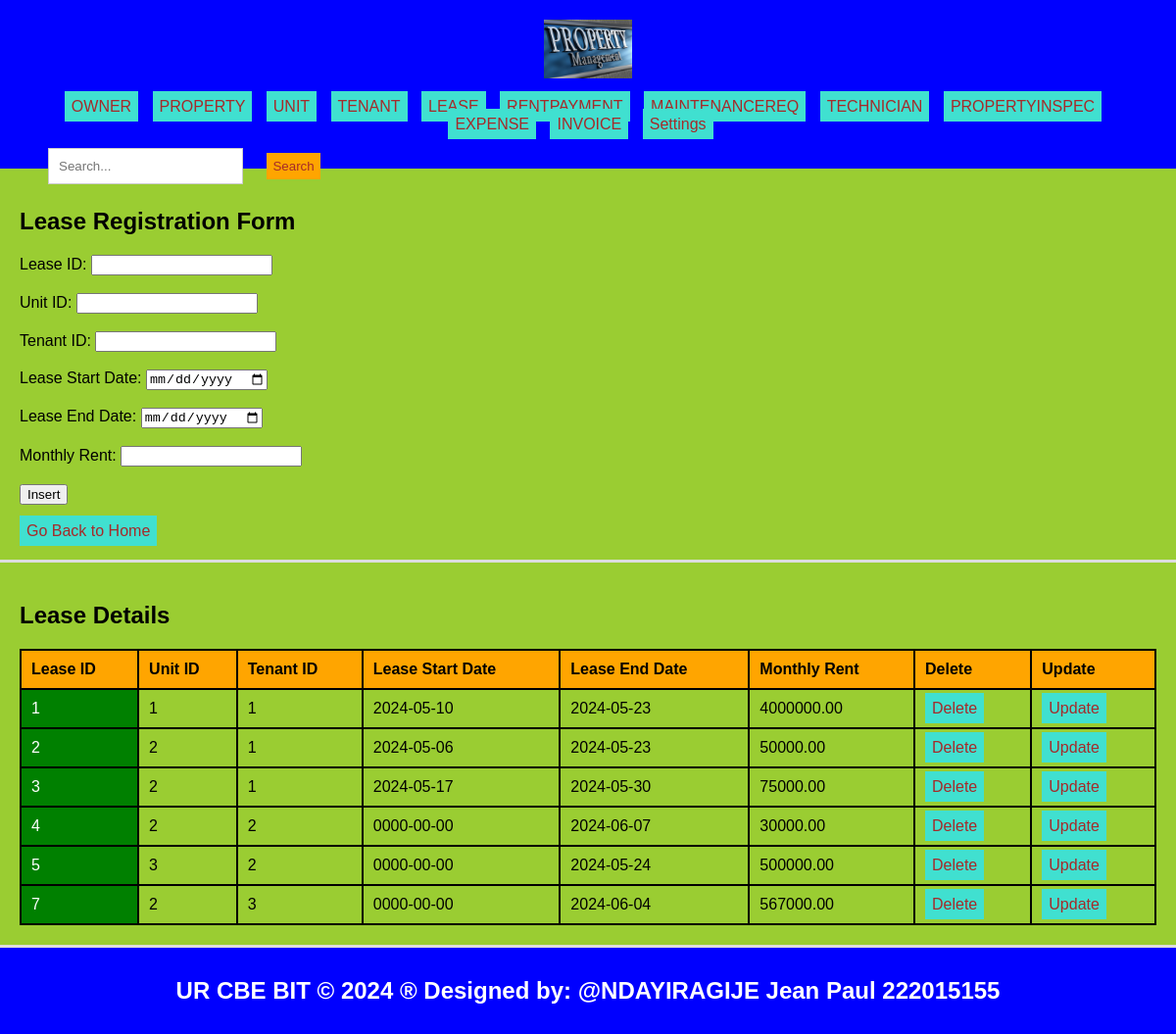
The page /lease.php on the database its author committed.
### tables this page shows
CREATE TABLE `leases` (
  `Lease_id` int(11) NOT NULL,
  `Unit_id` int(11) DEFAULT NULL,
  `Tenant_id` int(11) DEFAULT NULL,
  `Lease_start_date` date DEFAULT NULL,
  `Lease_end_date` date DEFAULT NULL,
  `Monthly_rent` decimal(10,2) DEFAULT NULL
);

### lease.php (the view, shortened to what this page needs)
<!DOCTYPE html>
<html lang="en">
<head>
  <link rel="stylesheet" type="text/css" href="style.css">
</head>
<body style="background-color: yellowgreen;">
  <header>
    <div>
      <img src="./Images/a.jpg" width="90" height="60" alt="Logo">
    </div>
    <ul class="navbar">
      <ul class="navbar">
    <li style="display: inline; margin-right: 5px;"><a href="./owner.php">OWNER</a></li>
    <li style="display: inline; margin-right: 5px;"><a href="./property.php">PROPERTY</a></li>
    <li style="display: inline; margin-right: 5px;"><a href="./unit.php">UNIT</a></li>
      <li style="display: inline; margin-right: 5px;"><a href="./tenant.php">TENANT</a></li>
        <li style="display: inline; margin-right: 5px;"><a href="./lease.php">LEASE</a></li>
     <li style="display: inline; margin-right: 5px;"><a href="./rentpayment.php">RENTPAYMENT</a></li>
      <li style="display: inline; margin-right: 5px;"><a href="./MaintenanceReq.php">MAINTENANCEREQ</a></li>
      <li style="display: inline; margin-right: 5px;"><a href="./technician.php">TECHNICIAN</a>
      </li>
      <li style="display: inline; margin-right: 5px;"><a href="./propertyinspec.php">PROPERTYINSPEC</a></li>
      <li style="display: inline; margin-right: 5px;"><a href="./Expense.php">EXPENSE</a></li>
        <li style="display: inline; margin-right: 5px;"><a href="./invoice.php">INVOICE</a>
        <li class="dropdown">
        <a href="#">Settings</a>
      </li>
    </ul>
    <div class="search-form" style="text-align: right; padding: 10px;">
      <form role="search" action="search.php">
        <input class="form-control" type="search" placeholder="Search..." aria-label="Search" name="query">
        <button class="btn" type="submit">Search</button>
      </form>
    </div>
  </header>
  <section>
    <h1>Lease Registration Form</h1>
    <form method="post" onsubmit="return confirmInsert();">
      <label for="lease_id">Lease ID:</label>
      <input type="number" id="lease_id" name="lease_id" required><br><br>
      <label for="unit_id">Unit ID:</label>
      <input type="number" id="unit_id" name="unit_id" required><br><br>
      <label for="tenant_id">Tenant ID:</label>
      <input type="number" id="tenant_id" name="tenant_id" required><br><br>
      <label for="lease_start_date">Lease Start Date:</label>
      <input type="date" id="lease_start_date" name="lease_start_date" required><br><br>
      <label for="lease_end_date">Lease End Date:</label>
      <input type="date" id="lease_end_date" name="lease_end_date" required><br><br>
      <label for="monthly_rent">Monthly Rent:</label>
      <input type="number" id="monthly_rent" name="monthly_rent" required><br><br>
      <input type="submit" name="add" value="Insert"><br><br>
      <a href="./home.html">Go Back to Home</a>
    </form>
  </section>
  <?php
  include('database_connection.php');
  ?>
  <section>
    <h2>Lease Details</h2>
    <table>
      <tr>
        <th>Lease ID</th>
        <th>Unit ID</th>
        <th>Tenant ID</th>
        <th>Lease Start Date</th>
        <th>Lease End Date</th>
        <th>Monthly Rent</th>
        <th>Delete</th>
        <th>Update</th>
      </tr>
      <?php
      $sql = "SELECT * FROM leases";
      $result = $connection->query($sql);
      if ($result->num_rows > 0) {
          while ($row = $result->fetch_assoc()) {
              echo "<tr>
                    <td>{$row['Lease_id']}</td>
                    <td>{$row['Unit_id']}</td>
                    <td>{$row['Tenant_id']}</td>
                    <td>{$row['Lease_start_date']}</td>
                    <td>{$row['Lease_end_date']}</td>
                    <td>{$row['Monthly_rent']}</td>
                    <td><a href='delete_lease.php?lease_id={$row['Lease_id']}'>Delete</a></td>
                    <td><a href='update_lease.php?lease_id={$row['Lease_id']}'>Update</a></td>
                   </tr>";
          }
      } else {
          echo "<tr><td colspan='8'>No data found</td></tr>";
      }
      ?>
    </table>
  </section>
  <footer>
    <h2>UR CBE BIT &copy; 2024 &reg; Designed by: @NDAYIRAGIJE Jean Paul 222015155</h2>
  </footer>
</body>
</html>

### style.css (style rules this page uses)
body { font-family: Arial, sans-serif; margin: 0; padding: 0; }
.search-form { float: left; padding: 20px; }
.form-control { padding: 18px; margin-left: 19px; border: 1px solid #ccc; }
.btn { padding: 6px; background-color: orange; color: brown; border: none; }
.dropdown { position: relative; display: inline; margin-right: 10px; }
body { font-family: Arial,sans-serif; margin:0; padding:0; }
header { background-color:blue; padding: 20px; }
.dropdown { position: right; display:right; direction:rtl; }
section { padding:28px; border-bottom: 1px solid #ddd; }
footer { text-align: center; padding: 15px; background-color:blue; }

### lease.php (style rules this page uses)
a { padding: 7px; color: white; background-color: turquoise; text-decoration: none; margin-right: 5px; }
a:link { color: brown; }
button.btn { margin-left: 20px; margin-top: 10px; }
input.form-control { padding: 10px; }
table { width: 100%; border-collapse: collapse; }
th, td { border: 2px solid black; padding: 10px; text-align: left; }
th { background-color: orange; }
td:first-child { background-color: green; color: white; }
section { padding: 20px; border-bottom: 3px solid #ddd; }
header { text-align: center; padding: 20px; background-color: blue; color: white; }
footer { text-align: center; padding: 10px; background-color: blue; color: white; }
.navbar { list-style-type: none; padding: 0; text-align: center; }
.navbar li { display: inline-block; margin-right: 10px; }
.dropdown { position: relative; display: inline-block; }

### rows shown on the page
leases: Lease_id "1", Unit "1", Tenant "1", Lease_start_date "2024-05-10", Lease_end_date "2024-05-23", Monthly_rent "4000000.00"
leases: Lease_id "2", Unit "2", Tenant "1", Lease_start_date "2024-05-06", Lease_end_date "2024-05-23", Monthly_rent "50000.00"
leases: Lease_id "3", Unit "2", Tenant "1", Lease_start_date "2024-05-17", Lease_end_date "2024-05-30", Monthly_rent "75000.00"
leases: Lease_id "4", Unit "2", Tenant "2", Lease_start_date "0000-00-00", Lease_end_date "2024-06-07", Monthly_rent "30000.00"
leases: Lease_id "5", Unit "3", Tenant "2", Lease_start_date "0000-00-00", Lease_end_date "2024-05-24", Monthly_rent "500000.00"
leases: Lease_id "7", Unit "2", Tenant "3", Lease_start_date "0000-00-00", Lease_end_date "2024-06-04", Monthly_rent "567000.00"
